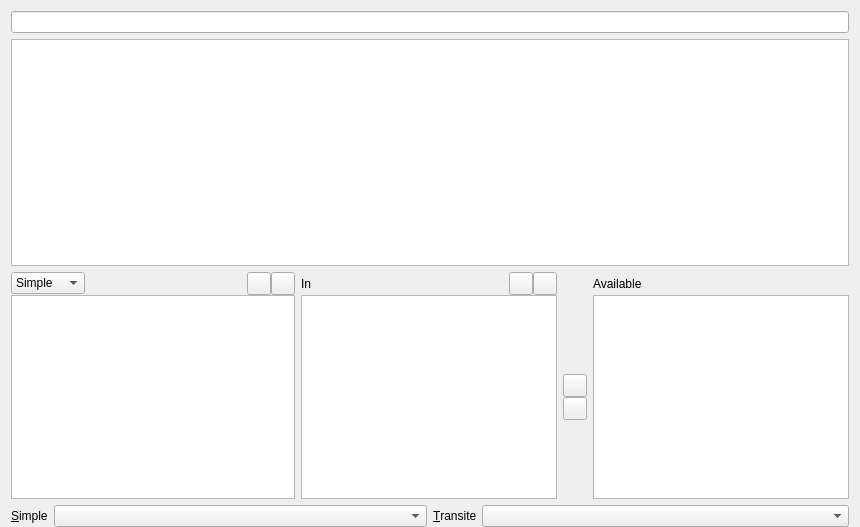
<?xml version="1.0" encoding="UTF-8"?>
<ui version="4.0">
 <class>EditorTransition</class>
 <widget class="QWidget" name="EditorTransition">
  <property name="geometry">
   <rect>
    <x>0</x>
    <y>0</y>
    <width>860</width>
    <height>527</height>
   </rect>
  </property>
  <property name="windowTitle">
   <string>Form</string>
  </property>
  <layout class="QVBoxLayout" name="verticalLayout">
   <property name="bottomMargin">
    <number>0</number>
   </property>
   <item>
    <widget class="QLineEdit" name="nameField"/>
   </item>
   <item>
    <widget class="QPlainTextEdit" name="commentField"/>
   </item>
   <item>
    <layout class="QGridLayout" name="gridLayout_2">
     <property name="verticalSpacing">
      <number>0</number>
     </property>
     <item row="1" column="7">
      <widget class="QListView" name="availableActions"/>
     </item>
     <item row="1" column="6">
      <layout class="QVBoxLayout" name="verticalLayout_11">
       <item>
        <spacer name="verticalSpacer_7">
         <property name="orientation">
          <enum>Qt::Vertical</enum>
         </property>
         <property name="sizeHint" stdset="0">
          <size>
           <width>20</width>
           <height>40</height>
          </size>
         </property>
        </spacer>
       </item>
       <item>
        <widget class="QToolButton" name="removeAction">
         <property name="text">
          <string/>
         </property>
         <property name="icon">
          <iconset resource="ui.qrc">
           <normaloff>:/images/right.png</normaloff>:/images/right.png</iconset>
         </property>
        </widget>
       </item>
       <item>
        <widget class="QToolButton" name="addAction">
         <property name="text">
          <string/>
         </property>
         <property name="icon">
          <iconset resource="ui.qrc">
           <normaloff>:/images/back.png</normaloff>:/images/back.png</iconset>
         </property>
        </widget>
       </item>
       <item>
        <spacer name="verticalSpacer_8">
         <property name="orientation">
          <enum>Qt::Vertical</enum>
         </property>
         <property name="sizeHint" stdset="0">
          <size>
           <width>20</width>
           <height>40</height>
          </size>
         </property>
        </spacer>
       </item>
      </layout>
     </item>
     <item row="0" column="5">
      <layout class="QHBoxLayout" name="horizontalLayout_5">
       <property name="spacing">
        <number>0</number>
       </property>
       <item>
        <widget class="QToolButton" name="moveActionUp">
         <property name="text">
          <string/>
         </property>
         <property name="icon">
          <iconset resource="ui.qrc">
           <normaloff>:/images/up.png</normaloff>:/images/up.png</iconset>
         </property>
        </widget>
       </item>
       <item>
        <widget class="QToolButton" name="moveActionDown">
         <property name="text">
          <string/>
         </property>
         <property name="icon">
          <iconset resource="ui.qrc">
           <normaloff>:/images/down.png</normaloff>:/images/down.png</iconset>
         </property>
        </widget>
       </item>
      </layout>
     </item>
     <item row="0" column="2">
      <layout class="QHBoxLayout" name="horizontalLayout_4">
       <property name="spacing">
        <number>0</number>
       </property>
       <item>
        <widget class="QToolButton" name="moveTransitionUp">
         <property name="text">
          <string/>
         </property>
         <property name="icon">
          <iconset resource="ui.qrc">
           <normaloff>:/images/up.png</normaloff>:/images/up.png</iconset>
         </property>
        </widget>
       </item>
       <item>
        <widget class="QToolButton" name="moveTransitionDown">
         <property name="text">
          <string/>
         </property>
         <property name="icon">
          <iconset resource="ui.qrc">
           <normaloff>:/images/down.png</normaloff>:/images/down.png</iconset>
         </property>
        </widget>
       </item>
      </layout>
     </item>
     <item row="1" column="0" colspan="3">
      <widget class="TextEdit" name="conditionField"/>
     </item>
     <item row="0" column="7">
      <widget class="QLabel" name="label_7">
       <property name="text">
        <string>Available</string>
       </property>
       <property name="alignment">
        <set>Qt::AlignLeading|Qt::AlignLeft|Qt::AlignVCenter</set>
       </property>
       <property name="buddy">
        <cstring>listView_2</cstring>
       </property>
      </widget>
     </item>
     <item row="0" column="0">
      <widget class="QComboBox" name="transitionTypeField">
       <item>
        <property name="text">
         <string>Simple</string>
        </property>
       </item>
       <item>
        <property name="text">
         <string>Transite</string>
        </property>
       </item>
       <item>
        <property name="text">
         <string>Return</string>
        </property>
       </item>
      </widget>
     </item>
     <item row="1" column="3" colspan="3">
      <widget class="QListView" name="actionList"/>
     </item>
     <item row="0" column="3">
      <widget class="QLabel" name="label_6">
       <property name="text">
        <string>In</string>
       </property>
       <property name="alignment">
        <set>Qt::AlignLeading|Qt::AlignLeft|Qt::AlignVCenter</set>
       </property>
       <property name="buddy">
        <cstring>listView</cstring>
       </property>
      </widget>
     </item>
     <item row="0" column="1">
      <spacer name="horizontalSpacer">
       <property name="orientation">
        <enum>Qt::Horizontal</enum>
       </property>
       <property name="sizeHint" stdset="0">
        <size>
         <width>40</width>
         <height>20</height>
        </size>
       </property>
      </spacer>
     </item>
     <item row="0" column="4">
      <spacer name="horizontalSpacer_2">
       <property name="orientation">
        <enum>Qt::Horizontal</enum>
       </property>
       <property name="sizeHint" stdset="0">
        <size>
         <width>40</width>
         <height>20</height>
        </size>
       </property>
      </spacer>
     </item>
    </layout>
   </item>
   <item>
    <layout class="QHBoxLayout" name="horizontalLayout_8">
     <item>
      <layout class="QHBoxLayout" name="horizontalLayout_6">
       <item>
        <widget class="QLabel" name="label_8">
         <property name="text">
          <string>&amp;Simple</string>
         </property>
         <property name="buddy">
          <cstring>destinationField</cstring>
         </property>
        </widget>
       </item>
       <item>
        <widget class="QComboBox" name="destinationField">
         <property name="sizePolicy">
          <sizepolicy hsizetype="MinimumExpanding" vsizetype="Fixed">
           <horstretch>0</horstretch>
           <verstretch>0</verstretch>
          </sizepolicy>
         </property>
        </widget>
       </item>
      </layout>
     </item>
     <item>
      <layout class="QHBoxLayout" name="horizontalLayout_7">
       <item>
        <widget class="QLabel" name="label_9">
         <property name="text">
          <string>&amp;Transite</string>
         </property>
         <property name="buddy">
          <cstring>transiteDestinationField</cstring>
         </property>
        </widget>
       </item>
       <item>
        <widget class="QComboBox" name="transiteDestinationField">
         <property name="sizePolicy">
          <sizepolicy hsizetype="MinimumExpanding" vsizetype="Fixed">
           <horstretch>0</horstretch>
           <verstretch>0</verstretch>
          </sizepolicy>
         </property>
        </widget>
       </item>
      </layout>
     </item>
    </layout>
   </item>
  </layout>
 </widget>
 <customwidgets>
  <customwidget>
   <class>TextEdit</class>
   <extends>QPlainTextEdit</extends>
   <header>textedit.h</header>
  </customwidget>
 </customwidgets>
 <resources>
  <include location="ui.qrc"/>
 </resources>
 <connections>
  <connection>
   <sender>moveActionUp</sender>
   <signal>clicked()</signal>
   <receiver>EditorTransition</receiver>
   <slot>moveActionUp()</slot>
   <hints>
    <hint type="sourcelabel">
     <x>505</x>
     <y>286</y>
    </hint>
    <hint type="destinationlabel">
     <x>476</x>
     <y>593</y>
    </hint>
   </hints>
  </connection>
  <connection>
   <sender>moveActionDown</sender>
   <signal>clicked()</signal>
   <receiver>EditorTransition</receiver>
   <slot>moveActionDown()</slot>
   <hints>
    <hint type="sourcelabel">
     <x>527</x>
     <y>279</y>
    </hint>
    <hint type="destinationlabel">
     <x>531</x>
     <y>576</y>
    </hint>
   </hints>
  </connection>
  <connection>
   <sender>removeAction</sender>
   <signal>clicked()</signal>
   <receiver>EditorTransition</receiver>
   <slot>removeAction()</slot>
   <hints>
    <hint type="sourcelabel">
     <x>565</x>
     <y>379</y>
    </hint>
    <hint type="destinationlabel">
     <x>567</x>
     <y>600</y>
    </hint>
   </hints>
  </connection>
  <connection>
   <sender>addAction</sender>
   <signal>clicked()</signal>
   <receiver>EditorTransition</receiver>
   <slot>addAction()</slot>
   <hints>
    <hint type="sourcelabel">
     <x>568</x>
     <y>408</y>
    </hint>
    <hint type="destinationlabel">
     <x>570</x>
     <y>538</y>
    </hint>
   </hints>
  </connection>
  <connection>
   <sender>moveTransitionUp</sender>
   <signal>clicked()</signal>
   <receiver>EditorTransition</receiver>
   <slot>moveTransitionUp()</slot>
   <hints>
    <hint type="sourcelabel">
     <x>232</x>
     <y>280</y>
    </hint>
    <hint type="destinationlabel">
     <x>241</x>
     <y>592</y>
    </hint>
   </hints>
  </connection>
  <connection>
   <sender>moveTransitionDown</sender>
   <signal>clicked()</signal>
   <receiver>EditorTransition</receiver>
   <slot>moveTransitionDown()</slot>
   <hints>
    <hint type="sourcelabel">
     <x>261</x>
     <y>277</y>
    </hint>
    <hint type="destinationlabel">
     <x>267</x>
     <y>543</y>
    </hint>
   </hints>
  </connection>
  <connection>
   <sender>destinationField</sender>
   <signal>activated(QString)</signal>
   <receiver>EditorTransition</receiver>
   <slot>setDestination(QString)</slot>
   <hints>
    <hint type="sourcelabel">
     <x>129</x>
     <y>514</y>
    </hint>
    <hint type="destinationlabel">
     <x>125</x>
     <y>552</y>
    </hint>
   </hints>
  </connection>
 </connections>
 <slots>
  <slot>addAction()</slot>
  <slot>availSelectionChanged()</slot>
  <slot>removeAction()</slot>
  <slot>moveActionUp()</slot>
  <slot>moveActionDown()</slot>
  <slot>moveTransitionUp()</slot>
  <slot>moveTransitionDown()</slot>
  <slot>setDestination(QString)</slot>
 </slots>
</ui>
